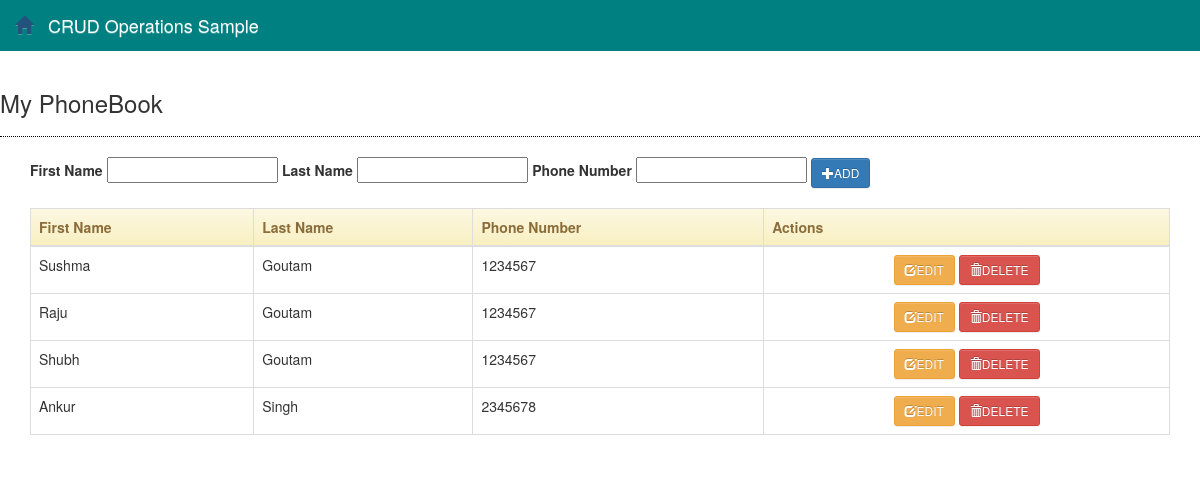
The page /contacts/ on the database as committed earlier.
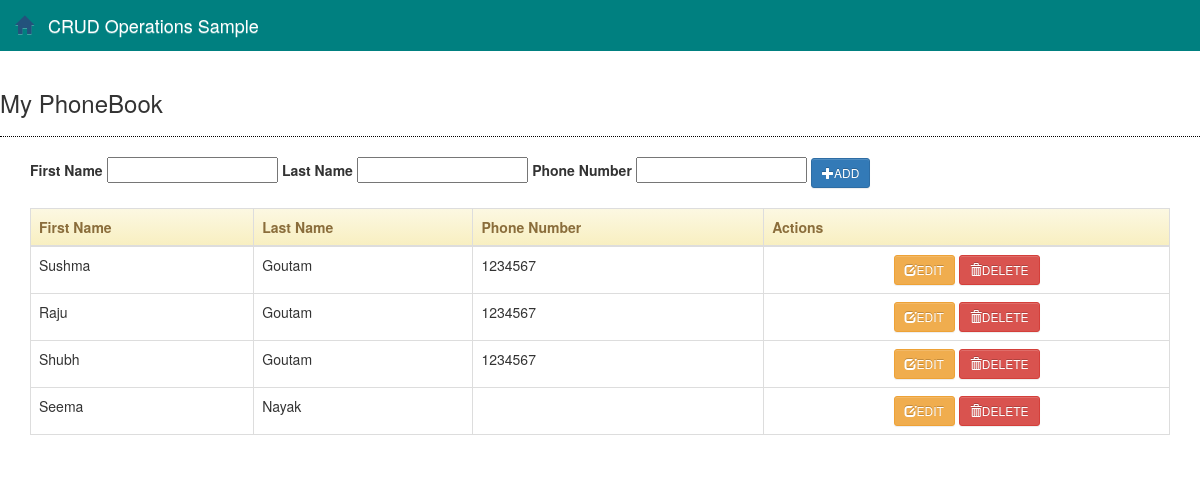
The same page on the database as committed later.
### contactsapp/models.py (models this page shows, shortened)
class Contact(models.Model):
    id = models.IntegerField(primary_key=True, unique=True)
    first_name = models.CharField(max_length=50)
    last_name = models.CharField(max_length=50)
    phone_number = models.CharField(max_length=50, null=True, blank=True)
    class Meta:
        db_table = "Contact"

### contactsapp/views.py (the view)
# urls.py: path('', views.index, name='index'),
def index(request):
    contacts = Contact.objects.all()
    context = {"contacts": contacts}
    return render(request, 'contactsapp/index.html', context)

### contactsapp/templates/contactsapp/index.html (shortened to what this page needs)
{% extends 'contactsapp/base.html' %}
{% block content %}
    <form class="form-inline" action="create" method="POST">
        <div class="form-group">
            <label>First Name</label>
            <input type="text" name="first_name" class="form.control" style="width:20%;" required="required"/>
            <label>Last Name</label>
            <input type="text" name="last_name" class="form.control" style="width:20%;" required="required"/>
            <label>Phone Number</label>
            <input type="text" name="phone_number" class="form.control" style="width:20%;" required="required"/>
            <button type="submit" class="btn btn-sm btn-primary"><span class="glyphicon glyphicon-plus"></span>ADD
            </button>
        </div>
    </form>
    <br>
    <table class="table table-bordered">
        <thead class="alert-warning">
        <tr>
            <th>First Name</th>
            <th>Last Name</th>
            <th>Phone Number</th>
            <th>Actions</th>
        </tr>
        </thead>
        <tbody>
        {% for contact in contacts %}
            <tr>
                <td> {{ contact.first_name }}</td>
                <td> {{ contact.last_name }}</td>
                <td> {{ contact.phone_number }}</td>
                <td>
                    <center>
                        <a class="btn btn-sm btn-warning" href="edit/{{ contact.id }}"> <span
                                class="glyphicon glyphicon-edit"></span>EDIT</a>
                        <a class="btn btn-sm btn-danger" href="delete/{{ contact.id }}"> <span
                                class="glyphicon glyphicon-trash"></span>DELETE</a>
                    </center>
                </td>
            </tr>
        {% endfor %}
        </tbody>
    </table>
{% endblock %}

### contactsapp/templates/contactsapp/base.html (shortened to what this page needs)
{% load static %}
<!doctype html>
<html>
    <head>
        <link rel="stylesheet" href="{% static 'contactsapp/css/bootstrap.min.css' %}">
        <link rel="stylesheet" href="{% static 'contactsapp/css/bootstrap-theme.min.css' %}">
        <link rel="stylesheet" href="{% static 'contactsapp/css/main.css' %}">
        <link rel="stylesheet" href="https://maxcdn.bootstrapcdn.com/bootstrap/3.4.0/css/bootstrap.min.css">
    </head>
    <body>
        <nav class="navbar navbar-dark navbar-fixed-top">
            <div class="container-fluid">
                <div class="navbar-header" align="right">
                    <a class="navbar-brand" href="/">
                        <span class="glyphicon glyphicon-home"></span>
                    </a>
                    <a class="navbar-brand" href="">CRUD Operations Sample</a>
                </div>
            </div>
        </nav>
        <div class="col-md-3"></div>
            <div class="col-md-6"></div>
            <h3 class="text_primary">My PhoneBook</h3>
            <hr style="border-top:1px dotted #000;"/>
        <main class="container">
            {% block content %}
            {% endblock %}
        </main>
    </body>
</html>

### static/contactsapp/css/main.css (style rules this page uses)
body { padding-top: 70px; padding-bottom: 20px; background: whitesmoke; }
.navbar { background: teal; }
.nav-link, .navbar-brand { color: #fff; cursor: pointer; }

Rows that differ between the two databases and show on the page:
removed Contact: first_name "Ankur", last_name "Singh", phone_number "2345678"
added Contact: first_name "Seema", last_name "Nayak"
